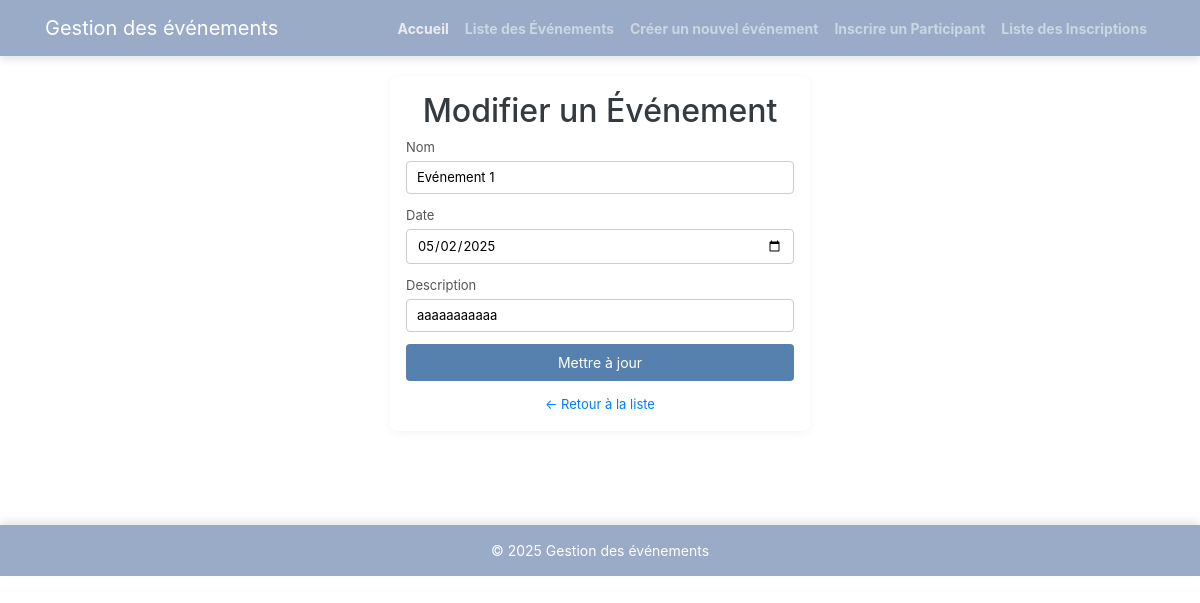
Screenshot of /views/events/edit_event.php?id=11 with the database file from the repository.
### tables this page shows
CREATE TABLE `events` (
  `id` int(11) NOT NULL,
  `titre` varchar(255) DEFAULT NULL,
  `date_evenement` date DEFAULT NULL,
  `description` text DEFAULT NULL
);

### config/Database.php (called while the page is built, shortened)
<?php
class Database {
    public static function getConnection() {
        try {
            return new PDO("mysql:host=localhost;dbname=gestion_evenements;charset=utf8", "root", "");
        } catch (PDOException $e) {
            die("Erreur de connexion : " . $e->getMessage());
        }
    }
}
?>

### models/EventModel.php (called while the page is built, shortened)
<?php
require_once __DIR__ . '/../config/Database.php';
class EventModel {
    private $conn;
    public function __construct() {
        $this->conn = Database::getConnection();
    }
    public function getEventById($id) {
        $stmt = $this->conn->prepare("SELECT * FROM events WHERE id = :id");
        $stmt->bindParam(':id', $id);
        $stmt->execute();
        return $stmt->fetch(PDO::FETCH_ASSOC);
    }
}

### views/events/edit_event.php (the view, shortened to what this page needs)
<?php include_once __DIR__ . '/../layout/header.php';
require_once __DIR__ . '/../../models/EventModel.php';
$model = new EventModel();
$event = $model->getEventById($_GET['id']);
?>
<div class="form-container">
    <h2>Modifier un Événement</h2>
    <form action="/gestion_evenements/handle.php?route=updateEvent&id=<?= $event['id'] ?>" method="POST">
        <label for="titre">Nom</label>
        <input type="text" name="titre" value="<?= htmlspecialchars($event['titre']) ?>" required>
        <label for="date_evenement">Date</label>
        <input type="date" name="date_evenement" value="<?= htmlspecialchars($event['date_evenement']) ?>" required>
        <label for="description">Description</label>
        <input type="text" name="description" value="<?= htmlspecialchars($event['description']) ?>" required>
        <button type="submit">Mettre à jour</button>
    </form>
    <a href="list_events.php" class="back-link">← Retour à la liste</a>
</div>
<?php include_once __DIR__ . '/../layout/footer.php'; ?>

### views/events/edit_event.php (style rules this page uses)
body { background-color: #f5f5f5; font-size: 14px; margin: 0; padding: 0; font-family: 'Segoe UI', Tahoma, Geneva, Verdana, sans-serif; }
.form-container { max-width: 420px; margin: 20px auto; background: #fff; padding: 16px; border-radius: 8px; box-shadow: 0 2px 8px rgba(0, 0, 0, 0.05); }
h2 { text-align: center; font-size: 20px; margin-bottom: 16px; color: #343a40; }
form label { font-size: 13px; color: #555; margin-bottom: 3px; display: block; }
form input[type="text"], form input[type="date"] { width: 100%; padding: 6px 10px; font-size: 13px; margin-bottom: 12px; border: 1px solid #ccc; border-radius: 4px; }
button[type="submit"] { width: 100%; padding: 8px; font-size: 14px; background-color:rgb(86, 128, 173); border: none; color: white; border-radius: 4px; cursor: pointer; }
.back-link { display: block; text-align: center; margin-top: 14px; font-size: 13px; text-decoration: none; color: #007bff; }

### rows the page displays
events: titre "Evénement 1", date_evenement "05/02/2025", description "aaaaaaaaaaa"
